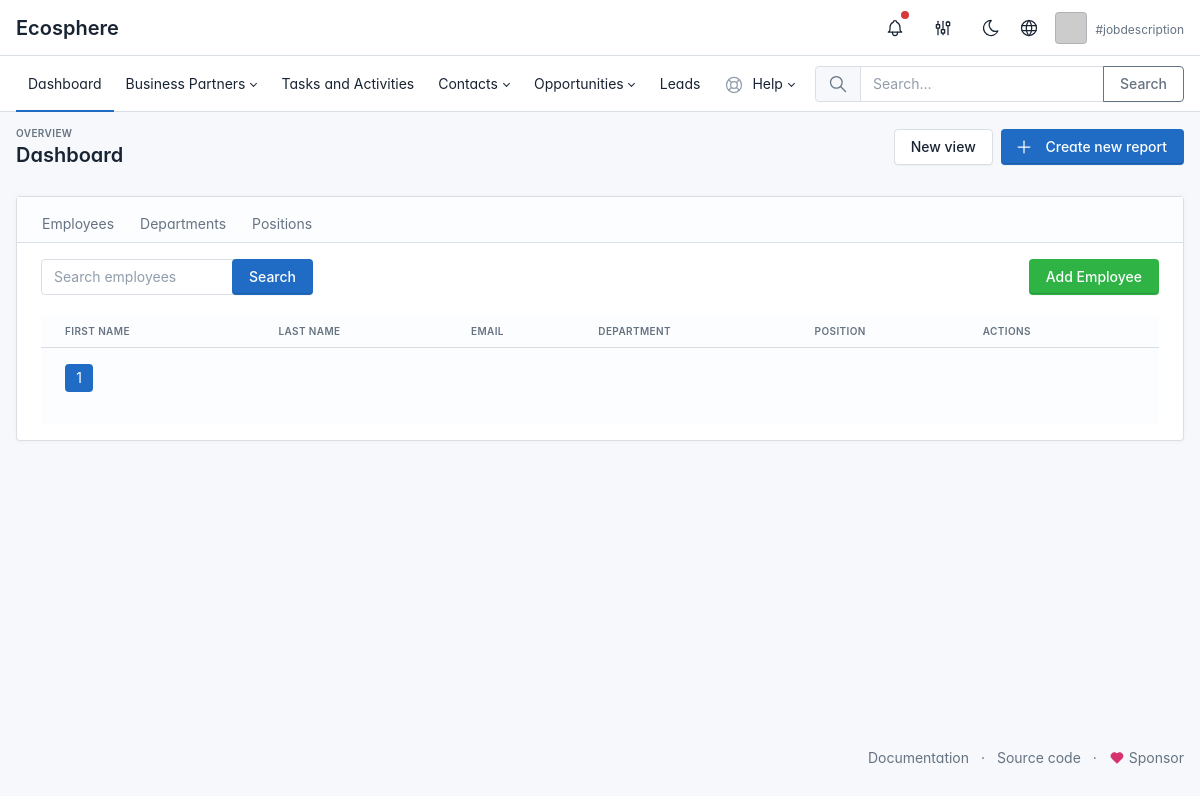
Before: /en/company/ with the older database file.
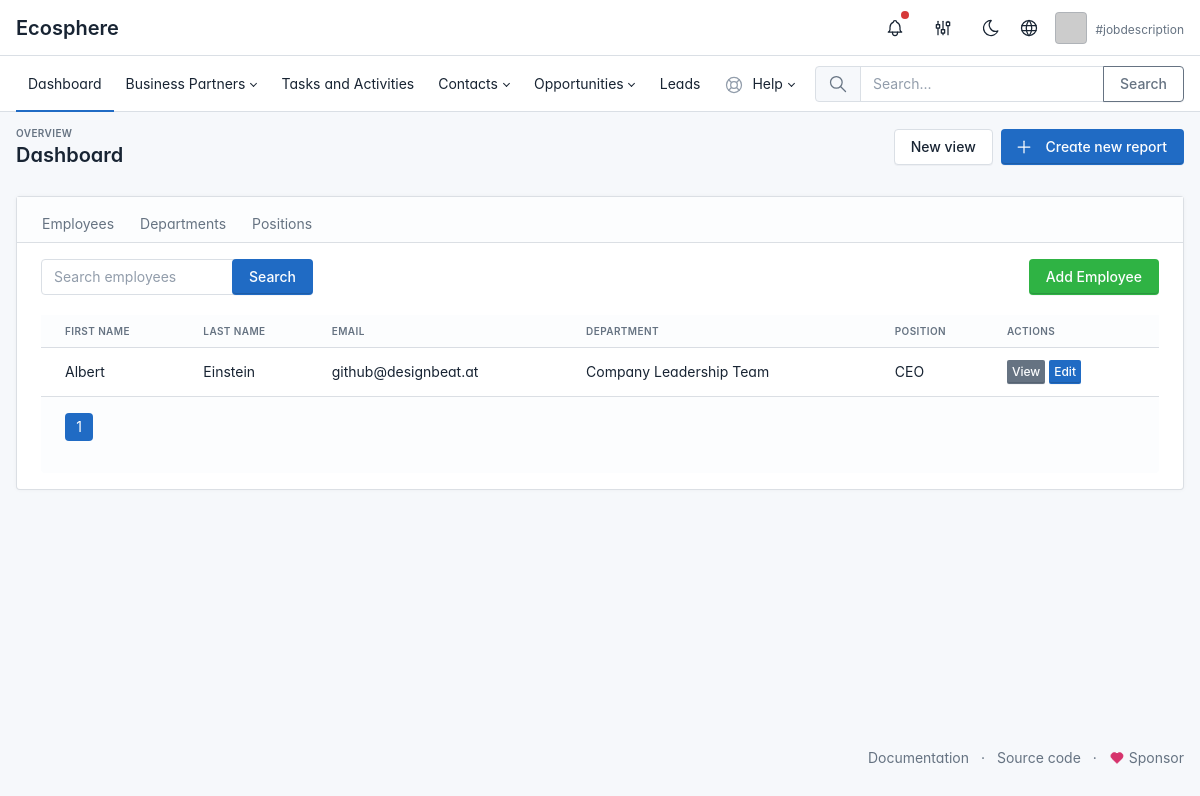
After: the same page with the newer database file.
### apps/company/models.py (models this page shows, shortened)
class Employee(models.Model):
    user = models.OneToOneField(User, on_delete=models.CASCADE, related_name='employee')
    department = models.ForeignKey(Department, on_delete=models.CASCADE)
    position = models.ForeignKey(Position, on_delete=models.CASCADE)
    date_of_birth = models.DateField(null=True, blank=True)
    phone_number = models.CharField(max_length=20, null=True, blank=True)

class Department(models.Model):
    name = models.CharField(max_length=100)
    description = models.CharField(max_length=100, default='')

class Position(models.Model):
    title = models.CharField(max_length=100, default='')
    description = models.CharField(max_length=100, default='')

### apps/company/views.py (the view)
# urls.py: path('', views.index, name='hr_index'),
def index(request):
    employee_list = Employee.objects.all().order_by('id')
    department_list = Department.objects.all().order_by('id')
    position_list = Position.objects.all().order_by('id')
    paginator = Paginator(employee_list, 10) # Show 10 employees per page
    page_number = request.GET.get('employee_page')
    page_obj_employee = paginator.get_page(page_number)
    paginator = Paginator(department_list, 10) # Show 10 departments per page
    page_number = request.GET.get('department_page')
    page_obj_department = paginator.get_page(page_number)
    paginator = Paginator(position_list, 10) # Show 10 positions per page
    page_number = request.GET.get('position_page')
    page_obj_position = paginator.get_page(page_number)
    context = {
        'page_obj_employee': page_obj_employee,
        'page_obj_department': page_obj_department,
        'page_obj_position': page_obj_position,
    }
    return render(request, 'apps/company/dashboard.html', context)

### templates/apps/company/dashboard.html (shortened to what this page needs)
{% extends "base.html" %}
{% load i18n %}
{% block content %}
<div class="page-header d-print-none">
        <div class="container-xl" style="margin-top:-14px;">
            <div class="row g-2 align-items-center">
                <div class="col">
                    <div class="page-pretitle">
                        Overview
                    </div>
                    <h2 class="page-title">
                        Dashboard
                    </h2>
                </div>
                    <div class="col-auto ms-auto d-print-none">
                        <div class="btn-list">
                            <span class="d-none d-sm-inline">
                                <a href="#" class="btn">
                                    New view
                                </a>
                            </span>
                            <a href="#" class="btn btn-primary d-none d-sm-inline-block" data-bs-toggle="modal" data-bs-target="#modal-report">
                                <svg xmlns="http://www.w3.org/2000/svg" class="icon" width="24" height="24" viewBox="0 0 24 24" stroke-width="2" stroke="currentColor" fill="none" stroke-linecap="round" stroke-linejoin="round"><path stroke="none" d="M0 0h24v24H0z" fill="none"/><path d="M12 5l0 14" /><path d="M5 12l14 0" /></svg>
                                Create new report
                            </a>
                        </div>
                    </div>
                </div>
            </div>
        </div>
<div class="page-body">
        <div class="container-xl">
                <div class="card">
                        <div class="card-header">
                                <ul class="nav nav-tabs card-header-tabs">
                                        <a class="nav-link tab-link" href="#employees" data-toggle="tab">Employees</a>
                                        <a class="nav-link tab-link" href="#departments" data-toggle="tab">Departments</a>
                                        <a class="nav-link tab-link" href="#positions" data-toggle="tab">Positions</a>
                                </ul>
                        </div>
                        <div class="card-body">
                                <div class="tab-content">
                                        <div class="tab-pane active" id="employees">
                                                {% include "apps/company/employee_list.html" %}
                                        </div>
                                </div>
                        </div>
                </div>
        </div>
</div>
{% endblock %}

### templates/base.html (shortened to what this page needs)
{% load i18n %}
<!DOCTYPE html>
<html lang="{{ LANGUAGE_CODE }}">
<head>
    {% load static %}
    <link href="{% static 'css/ui/tabler.css' %}" rel="stylesheet"/>
    <link href="{% static 'css/ui/tabler-flags.css' %}" rel="stylesheet"/>
    <link href="{% static 'css/ui/tabler-vendors.css' %}" rel="stylesheet"/>
    <link href="{% static 'css/ui/ecosphere.css' %}" rel="stylesheet"/>
</head>
<body class="layout-fluid">
    <div class="page">
        {% include 'navigation.html' %}
        <div class="page-wrapper">
            {% block content %}{% endblock %}
            {% include 'footer.html' %}
        </div>
    </div>
</body>
</html>

### templates/navigation.html (shortened to what this page needs)
{% load i18n %}
<header class="navbar navbar-expand-md d-print-none">
  <div class="container-xl">
    <h1 class="navbar-brand navbar-brand-autodark d-none-navbar-horizontal pe-0 pe-md-3" width="110" height="32">
      <a href="{% url 'crm:dashboard' %}">{% trans "Ecosphere" %}</a>
    </h1>
    <div class="navbar-nav flex-row order-md-last">
      <div class="d-none d-md-flex">
        <div class="nav-item dropdown d-none d-md-flex me-3">
          <a href="#" class="nav-link px-0" data-bs-toggle="dropdown" tabindex="-1"
            aria-label="{% trans 'Show notifications' %}" title="{% trans 'Show notifications' %}">
            <span class="badge bg-red"></span>
          </a>
        </div>
        <div class="nav-item nav-item-icon dropdown">
          <a href="#" class="nav-link d-flex lh-1 text-reset p-0" data-bs-toggle="dropdown"
            aria-label="{% trans 'Open user menu' %}" title="{% trans 'Open user menu' %}">
            </a>
        </div>
        <div class="nav-item">
          <a href="#" onclick="window.cycleTheme()" class="nav-link hide-theme-dark" title="{% trans 'Switch to dark mode' %}">
          </a>
        </div>
        <div class="nav-item nav-item-icon dropdown">
          <a href="#" class="nav-link px-0" id="dropdownElement" data-bs-toggle="dropdown" aria-label="Language"
            title="{% trans 'Change Language' %}">
          </a>
        </div>
        <div class="nav-item">
          <a href="{% url 'accounts:profile' %}" class="nav-link d-flex lh-1 text-reset p-0">
            {% if user.profile.profile_picture %}
            <span class="avatar avatar-sm"
              style="background-image: url('{{ user.profile.profile_picture.url }}');"></span>
            <div class="d-none d-xl-block ps-2">
              <div>{{ user.first_name }} {{ user.last_name }}</div>
              <div class="mt-1 small text-muted">#jobdescription</div>
            </div>
            {% else %}
            <span class="avatar avatar-sm" style="background-image: url(https://via.placeholder.com/150)"></span>
            <div class="d-none d-xl-block ps-2">
              <div class="mt-1 small text-muted">#jobdescription</div>
            </div>
            {% endif %}
          </a>
        </div>
      </div>
</header>
<header class="navbar-expand-md">
  <div class="collapse navbar-collapse" id="navbar-menu">
    <div class="navbar">
      <div class="container-xl">
        <ul class="navbar-nav">
          <li class="nav-item active">
            <a class="nav-link" href="{% url 'crm:dashboard' %}">
              <span class="nav-link-title ">
                {% trans "Dashboard" %}
              </span>
            </a>
          </li>
          <li class="nav-item dropdown">
            <a class="nav-link dropdown-toggle" href="#navbar-base" data-bs-toggle="dropdown"
              data-bs-auto-close="outside" role="button" aria-expanded="false">
              <span class="nav-link-title">
                {% trans "Business Partners" %}
              </span>
            </a>
          </li>
          <li class="nav-item">
            <a class="nav-link" href="{% url 'tasks:task_list' %}">
              <span class="nav-link-title">
                {% trans "Tasks and Activities" %}
              </span>
            </a>
          </li>
          <li class="nav-item dropdown">
            <a class="nav-link dropdown-toggle" href="#navbar-extra" data-bs-toggle="dropdown"
              data-bs-auto-close="outside" role="button" aria-expanded="false">
              <span class="nav-link-title">
                {% trans "Contacts" %}
              </span>
            </a>
          </li>
          <li class="nav-item dropdown">
            <a class="nav-link dropdown-toggle" href="#navbar-layout" data-bs-toggle="dropdown"
              data-bs-auto-close="outside" role="button" aria-expanded="false">
              <span class="nav-link-title">
                {% trans "Opportunities" %}
              </span>
            </a>
          </li>
          <li class="nav-item">
            <a class="nav-link" href="{% url 'crm:lead_list' %}">
              <span class="nav-link-title">
                {% trans "Leads" %}
              </span>
            </a>
          </li>
          <li class="nav-item dropdown">
            <a class="nav-link dropdown-toggle" href="#navbar-help" data-bs-toggle="dropdown"
              data-bs-auto-close="outside" role="button" aria-expanded="false">
              <span
                class="nav-link-icon d-md-none d-lg-inline-block">
              </span>
              <span class="nav-link-title">
                {% trans "Help" %}
              </span>
            </a>
          </li>
        </ul>
        <div class="my-2 my-md-0 flex-grow-1 flex-md-grow-0 order-first order-md-last">
          <form id="search-form" action="{% url 'search:search' %}" method="get" autocomplete="on" novalidate>
            <div class="input-group">
              <span class="input-group-text">
              </span>
              <input id="search-input" type="text" name="q" value="" class="form-control" placeholder="{% trans "Search..." %}" aria-label="{% trans "Search the website" %}">
              <button class="btn btn-outline-secondary" type="submit">{% trans "Search" %}</button>
            </div>
          </form>
        </div>
      </div>
    </div>
  </div>
</header>

### templates/apps/company/employee_list.html (shortened to what this page needs)
{% load i18n %}
{% block content %}
<div class="d-flex justify-content-between align-items-center">
    <form method="GET" action="{% url 'employees:employee_list' %}" class="input-icon my-3 my-lg-0">
        <input type="text" class="form-control" name="search" placeholder="{% trans 'Search employees' %}">
        <div class="input-icon-addon">
            <button type="submit" class="btn btn-primary">{% trans 'Search' %}</button>
        </div>
    </form>
    <a href="{% url 'employees:create_employee' %}" class="btn btn-success">
        {% trans "Add Employee" %}
    </a>
</div>
<br />
<div class="table-responsive">
    <table class="table card-table table-vcenter text-nowrap">
        <thead>
            <tr>
                <th>{% trans "First name" %}</th>
                <th>{% trans "Last name" %}</th>
                <th>{% trans "Email" %}</th>
                <th>{% trans "Department" %}</th>
                <th>{% trans "Position" %}</th>
                <th>{% trans "Actions" %}</th>
            </tr>
        </thead>
        <tbody>
            {% for employee in page_obj_employee %}
            <tr>
                <td>{{ employee.user.first_name }}</td>
                <td>{{ employee.user.last_name }}</td>
                <td>{{ employee.user.email }}</td>
                <td>{{ employee.department.name }}</td>
                <td>{{ employee.position.title }}</td>
                <td>
                    <a href="{% url 'employees:employee_detail' employee.pk %}" class="btn btn-secondary btn-sm">{% trans "View" %}</a>
                    <a href="{% url 'employees:edit_employee' employee.pk %}" class="btn btn-primary btn-sm">{% trans "Edit" %}</a>
                </td>
            </tr>
            {% endfor %}
        </tbody>
    </table>
</div>
<div class="card-footer d-flex">
    <ul class="pagination">
        {% for i in page_obj_employee.paginator.page_range %}
            <li class="page-item {% if page_obj_employee.number == i %}active{% endif %}">
                <a class="page-link" href="?employee_page={{ i }}#employees">{{ i }}</a>
            </li>
        {% endfor %}
    </ul>
</div>
{% endblock %}

### templates/apps/company/department_list.html (shortened to what this page needs)
{% load i18n %}

### templates/apps/company/position_list.html (shortened to what this page needs)
{% load i18n %}

### templates/footer.html (shortened to what this page needs)
{% load i18n %}
{% load static %}
<footer class="footer footer-transparent d-print-none">
    <div class="container-xl">
      <div class="row text-center align-items-center flex-row-reverse">
        <div class="col-lg-auto ms-lg-auto">
          <ul class="list-inline list-inline-dots mb-0">
            <li class="list-inline-item"><a href="https://github.com/dmm1/Ecosphere/tree/master/docs" target="_blank" class="link-secondary" rel="noopener">{% trans "Documentation" %}</a></li>
            <li class="list-inline-item"><a href="https://github.com/dmm1/ecosphere" target="_blank" class="link-secondary" rel="noopener">{% trans "Source code" %}</a></li>
            <li class="list-inline-item">
              <a href="https://github.com/sponsors/dmm1" target="_blank" class="link-secondary" rel="noopener">
                Sponsor
              </a>
            </li>
          </ul>
        </div>
          </div>
    </div>
  </footer>

### static/css/ui/ecosphere.css (style rules this page uses)
.nav-item-icon { margin-right: 10px; }
.nav-link svg { vertical-align: middle; height: 22px; width: 22; }

### templates/base.html (style rules this page uses)
:root { --tblr-font-sans-serif: 'Inter Var', -apple-system, BlinkMacSystemFont, San Francisco, Segoe UI, Roboto, Helvetica Neue, sans-serif; }
body { font-feature-settings: "cv03", "cv04", "cv11"; }

Changed rows visible on the page:
added Employee: user.first_name "Albert", user.last_name "Einstein", user.email "github@designbeat.at", department.name "Company Leadership Team", position "CEO"
